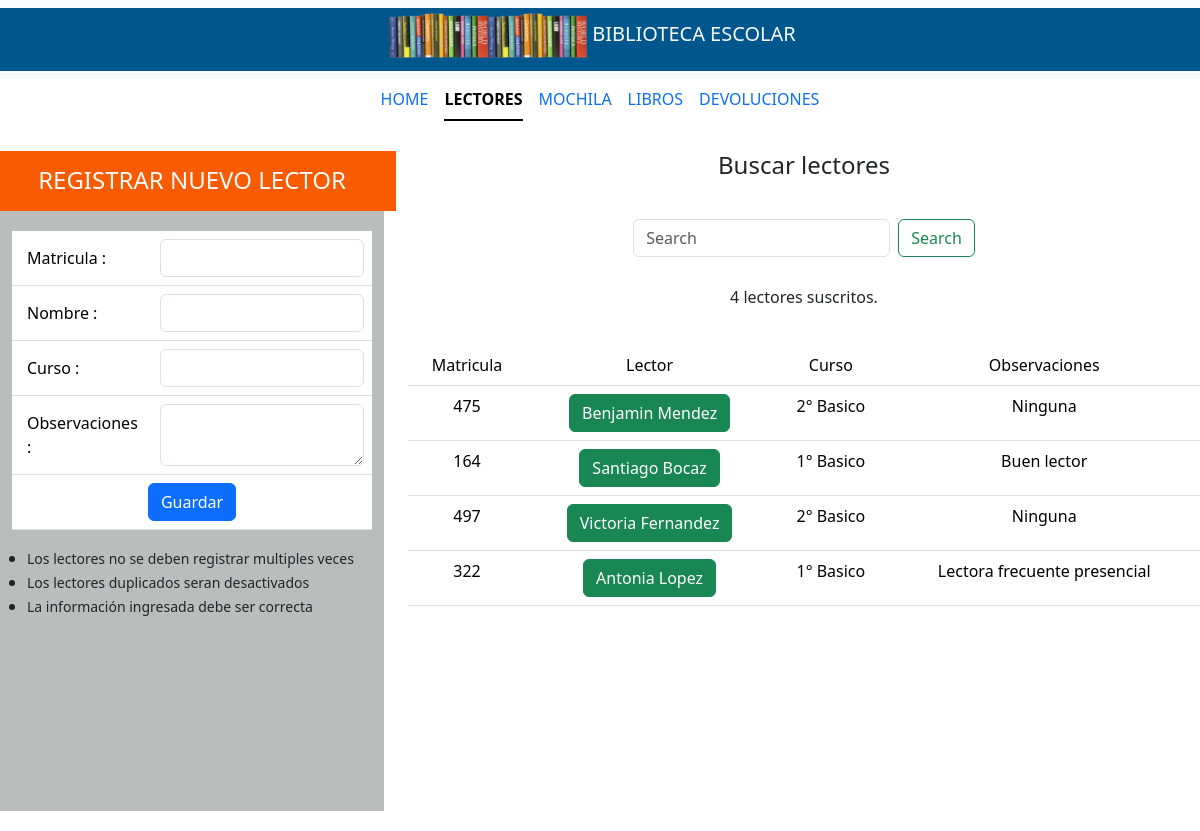
/lectores, run on the app's committed database.
### sistema_biblioteca_app/models.py (models this page shows, shortened)
class Lector(models.Model):  # Cambiamos el nombre a "Lector" (singular)
    matricula = models.CharField(max_length=200, unique=True)  # Matrícula única
    nombre = models.CharField(max_length=200)  # Cambiamos 'lector' por 'nombre'
    curso = models.CharField(max_length=200, blank=True, null=True)
    observaciones = models.TextField(blank=True, null=True)  # Opcional
    activo = models.BooleanField(default=True)  # Cambiamos 'active' por 'activo'

### sistema_biblioteca_app/views.py (the view)
# urls.py: path('lectores', lectores_tab, name='lectores'),
def lectores_tab(request):
    query = request.GET.get('query', '')
    lista_lectores = Lector.objects.filter(  # Cambiado a Lector (singular)
        Q(matricula__icontains=query) | Q(nombre__icontains=query) | Q(curso__icontains=query)
    )
    return render(request, "lectores.html", {"current_tab": "lectores", "lectores": lista_lectores, "query": query})

### sistema_biblioteca_app/templates/lectores.html (shortened to what this page needs)
<!doctype html>
{% extends "index.html" %}
{% load static %}
{% block main_content %}
<div class="container-flex text-center justify-content-center align-items-center" style="padding-top: 10px; padding-bottom: 20px; margin-top: 10px;">
    <div class="row justify-content-center align-middle" style="margin-top: 10px;height:60px;">
        <div class="col-md-4 text-light" style="background-color:#f85b00;">
            <h4 style="margin-top:15px">REGISTRAR NUEVO LECTOR</h4>
        </div>
        <div class="col-md-8">
            <h4>Buscar lectores</h4>
        </div>
    </div>
    <div class="row">
        <div class="col-md-4">
            <div class="container" style="overflow-y: auto; height: 600px;background: #bbbdbd;">
                <form class="d-flex" action="{% url 'save_lector' %}" method="POST">
                    <table class="table" style="margin-top: 20px;">
                        <tr>
                            <td style="text-align: left;vertical-align: middle; padding-left: 15px;">Matricula : </td>
                            <td><input type="text" class="form-control" name="matricula"></td>
                        </tr>
                        <tr>
                            <td style="text-align: left;vertical-align: middle; padding-left: 15px;">Nombre : </td>  <td><input type="text" class="form-control" name="nombre"></td> </tr>
                        <tr>
                            <td style="text-align: left;vertical-align: middle; padding-left: 15px;">Curso : </td>
                            <td><input type="text" class="form-control" name="curso"></td>
                        </tr>
                        <tr>
                            <td style="text-align: left;vertical-align: middle; padding-left: 15px;">Observaciones : </td>
                            <td><textarea class="form-control" name="observaciones"></textarea></td>
                        </tr>
                        <tr>
                            <td colspan="2"><button class="btn btn-primary" type="submit">Guardar</button></td>
                        </tr>
                    </table>
                </form>
                <ul style="text-align: left;vertical-align:middle; padding-left: 15px ;">
                    <li><small>Los lectores no se deben registrar multiples veces</small></li>
                    <li><small>Los lectores duplicados seran desactivados</small></li>
                    <li><small>La información ingresada debe ser correcta</small></li>
                </ul>
            </div>
        </div>
        <div class="col-md-8">
            <div class="row">
                <nav class="navbar bg-body-light">
                    <div class="container-fluid justify-content-center align-items-center">
                        <form class="d-flex" role="search" method="GET" action="{% url 'lectores' %}">
                            <input class="form-control me-2" type="search" placeholder="Search" aria-label="Search" name="query" value="{{ query }}">
                            <button class="btn btn-outline-success" type="submit">Search</button>
                        </form>
                    </div>
                </nav>
            </div>
            <div class="row" style="margin-top: 20px;">
                <p>{{ lectores|length }} lectores suscritos.</p>
            </div>
            <div class="row" style="margin-top: 20px;">
                <div class="container" style="overflow-y:auto;height: 400px;">
                    <table class="table table-hover">
                        <thead>
                            <tr>
                                <td>Matricula</td>
                                <td>Lector</td>
                                <td>Curso</td>
                                <td>Observaciones</td>
                            </tr>
                        </thead>
                        <tbody>
                            {% for lector in lectores %}
                                <tr>
                                    <td>{{ lector.matricula }}</td>
                                    <td>
                                        {% if lector.activo %}
                                            <span class="btn btn-success">{{ lector.nombre }}</span>
                                        {% else %}
                                            <span class="btn btn-secondary">{{ lector.nombre }}</span>
                                        {% endif %}
                                    </td>
                                    <td>{{ lector.curso }}</td>
                                    <td>{{ lector.observaciones }}</td>
                                </tr>
                            {% endfor %}
                        </tbody>
                    </table>
                </div>
            </div>
        </div>
    </div>
</div>
{% endblock %}

### data on the page
Lector: matricula "475", nombre "Benjamin Mendez", curso "2° Basico", observaciones "Ninguna"
Lector: matricula "164", nombre "Santiago Bocaz", curso "1° Basico", observaciones "Buen lector"
Lector: matricula "497", nombre "Victoria Fernandez", curso "2° Basico", observaciones "Ninguna"
Lector: matricula "322", nombre "Antonia Lopez", curso "1° Basico", observaciones "Lectora frecuente presencial"

### other printed values
{{ lectores|length }} "4"
